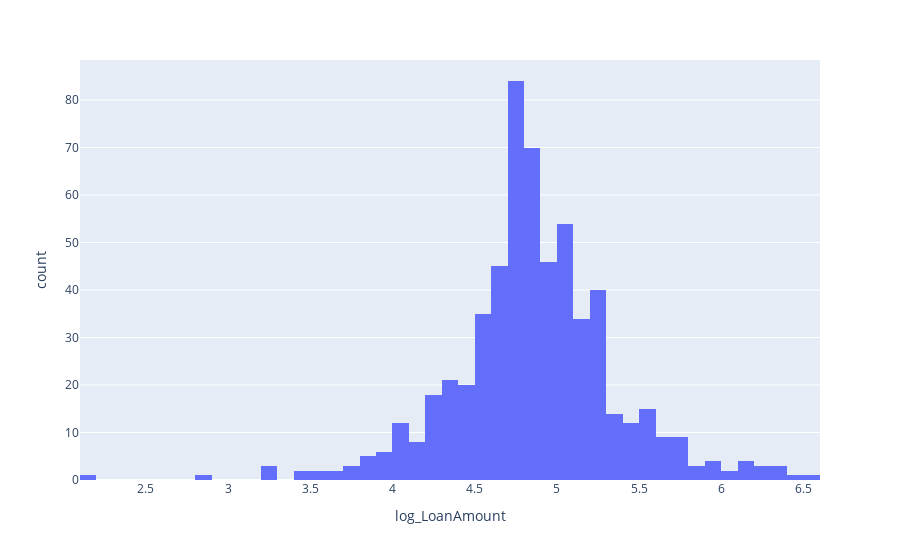

The cell this chart's notebook holds for it:
### Code cell
px.histogram(df, x= "log_LoanAmount")

### Figure 1 — Plotly figure (JSON) as saved in the notebook; plotly's stock layout.template omitted (floating-point values rounded to 4 significant figures; data arrays with more than 128 entries replaced by an {"elided": "..."} marker saying what was removed)
{"data": [{"alignmentgroup": "True", "bingroup": "x", "hovertemplate": "log_LoanAmount=%{x}<br>count=%{y}<extra></extra>", "legendgroup": "", "marker": {"color": "#636efa", "pattern": {"shape": ""}}, "name": "", "offsetgroup": "", "orientation": "v", "showlegend": false, "type": "histogram", "x": {"elided": "614 float values"}, "xaxis": "x", "yaxis": "y"}], "layout": {"barmode": "relative", "legend": {"tracegroupgap": 0}, "margin": {"t": 60}, "xaxis": {"anchor": "y", "domain": [0, 1], "title": {"text": "log_LoanAmount"}}, "yaxis": {"anchor": "x", "domain": [0, 1], "title": {"text": "count"}}}}
